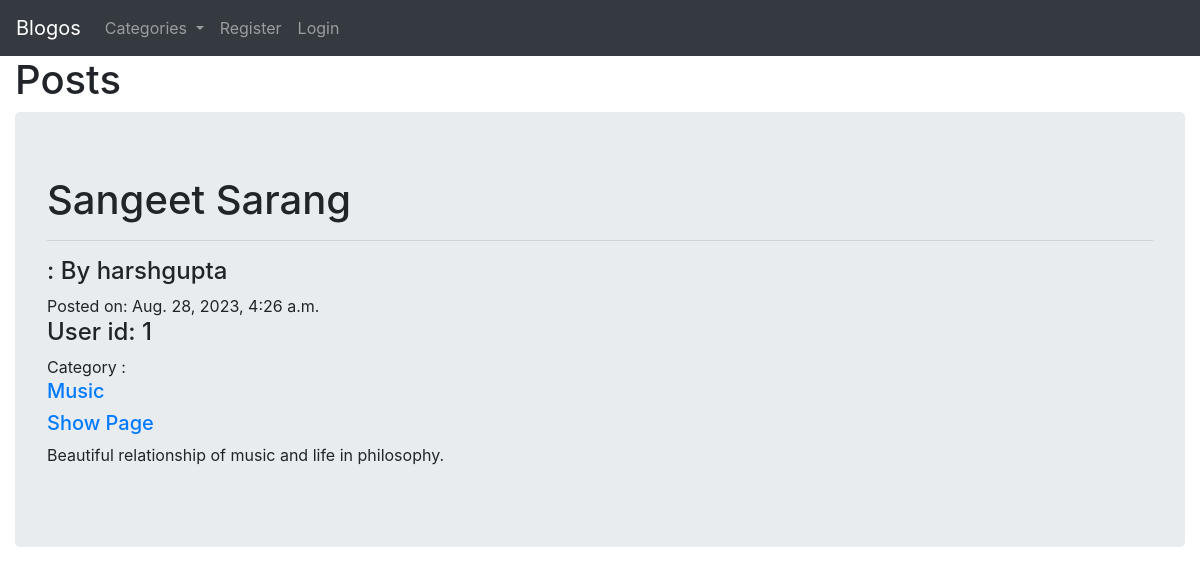
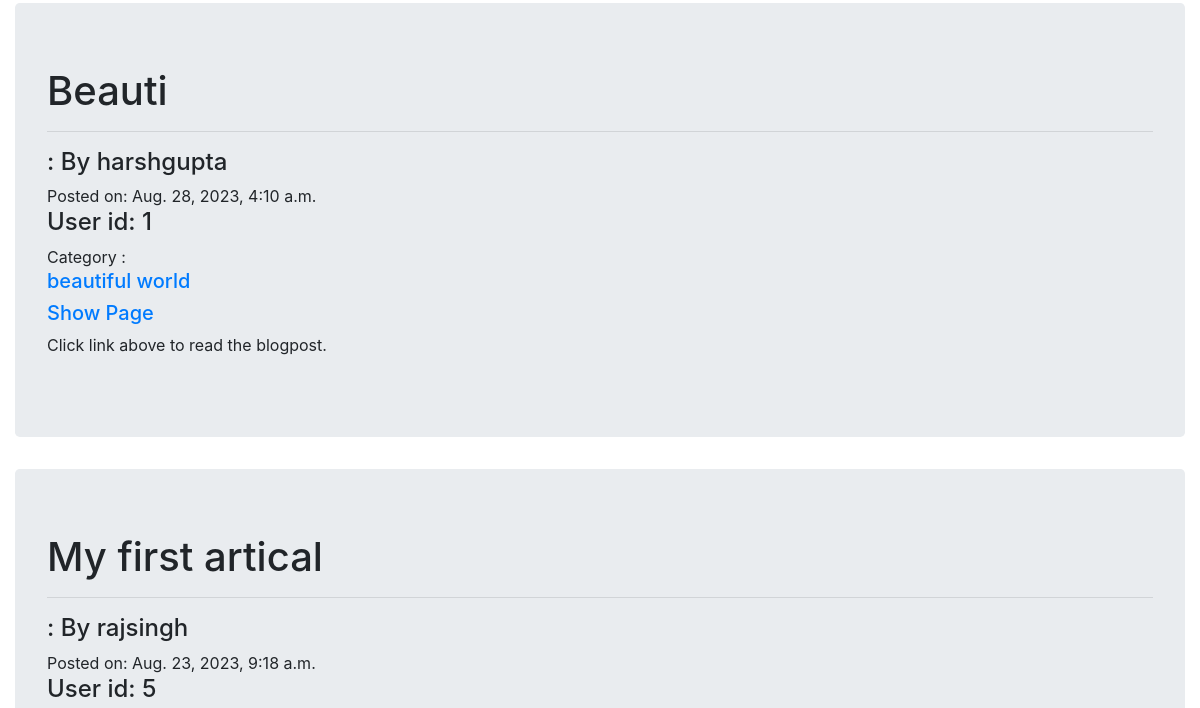
Before: / (upper part) with the older database file (2 pictures, top to bottom).
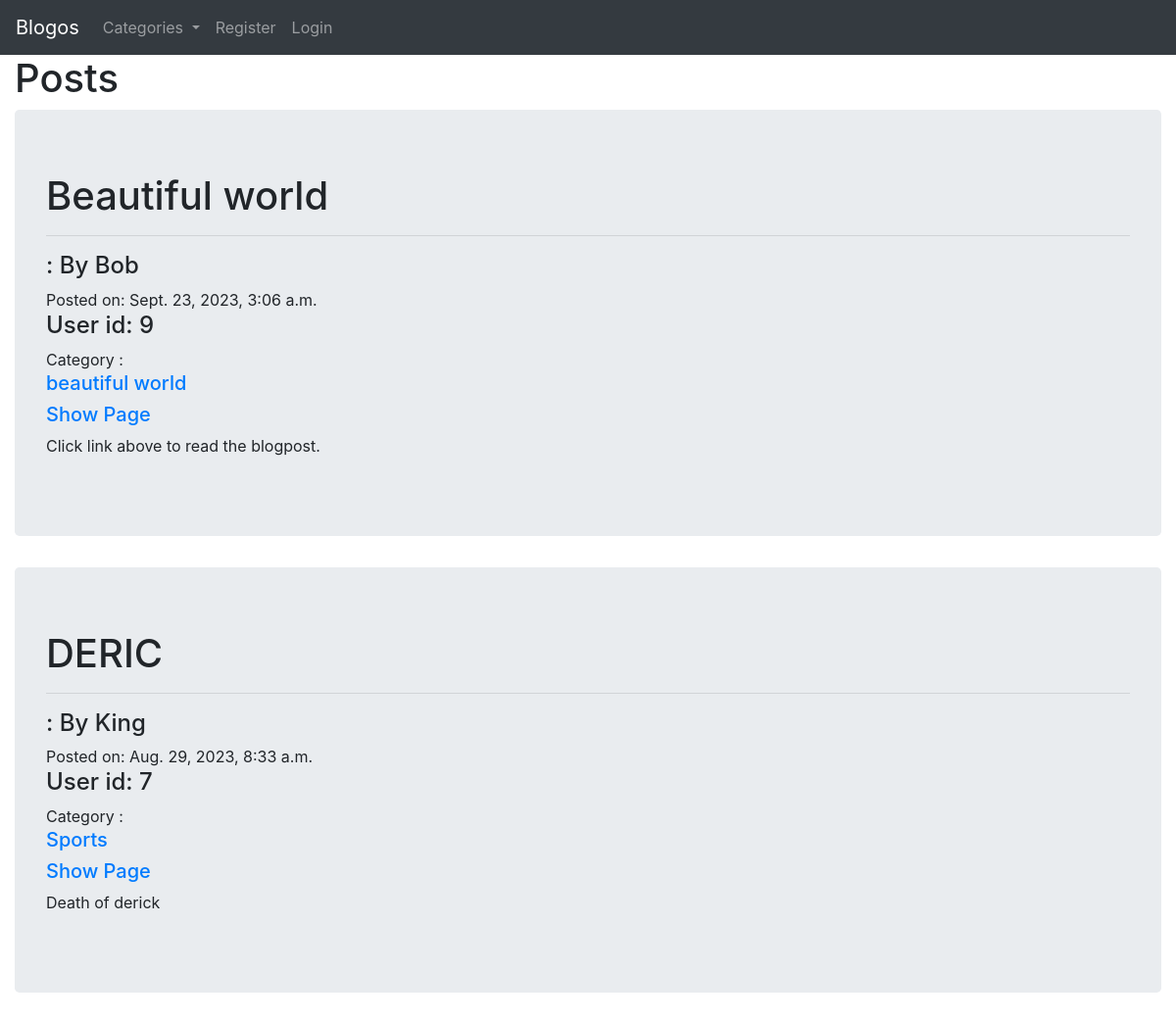
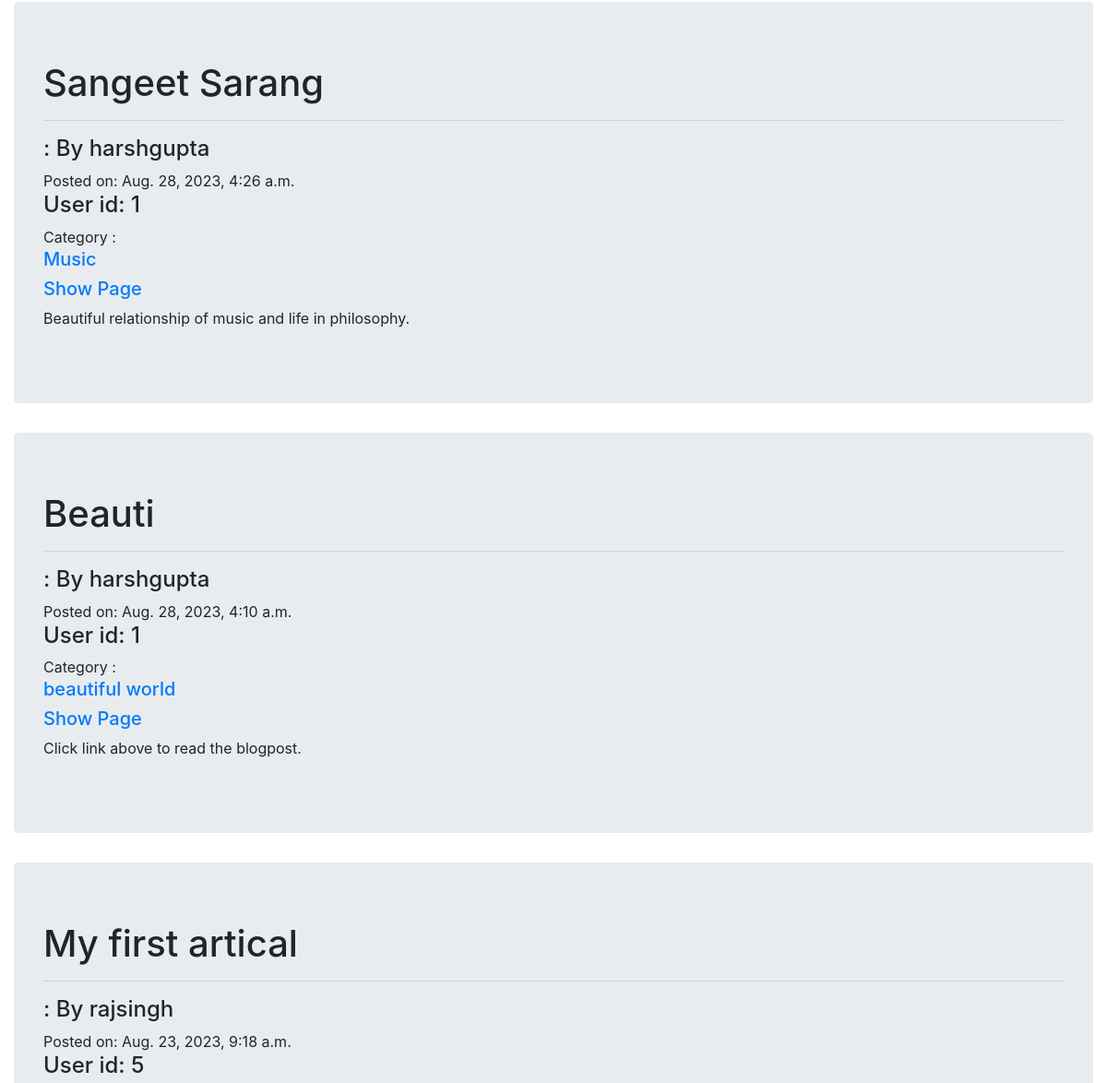
After: the same page with the newer database file (2 pictures, top to bottom).
### blog/models.py (models this page shows, shortened)
class Post(models.Model):
    title = models.CharField(max_length=255)
    title_tag = models.CharField(max_length=255)
    author = models.ForeignKey(User,on_delete=models.CASCADE)
    body = RichTextField(blank=True, null=True)
    post_date = models.DateTimeField(auto_now=True) ## Whenever we create new blogposts, automatically assign a date to it.
    category = models.CharField(max_length=255,default='uncategorised')
    snippet = models.CharField(max_length=255,default='Click link above to read the blogpost.')
    header_image = models.ImageField(null=True,blank=True,upload_to='images/')

### blog/views.py (the view)
# urls.py: path('',HomeView.as_view(),name = "home"),
class HomeView(ListView):
    model = Post
    template_name = 'home.html'
    ordering = ['-post_date'] ## post_date is the field in model.
    def get_context_data(self, *args, **kwargs):
        cat_menu = Category.objects.all()
        context = super(HomeView,self).get_context_data(*args,**kwargs)
        context["cat_menu"]=cat_menu
        return context

### blog/models.py (called while the page is built)
    def __str__(self):
        return self.name

### blog/templates/home.html (shortened to what this page needs)
<!DOCTYPE html>
<html lang="en">
<head>
    <link rel="stylesheet" href="https://cdn.jsdelivr.net/npm/bootstrap@4.6.2/dist/css/bootstrap.min.css">
</head>
<body>
    <nav class="navbar navbar-expand-sm bg-dark navbar-dark">
        <a class="navbar-brand" href="{% url 'home' %}">Blogos</a>
        <ul class="navbar-nav">
          {% if cat_menu %}
          <li class="nav-item dropdown">
            <a class="nav-link dropdown-toggle" href="#" id="navbardrop" data-toggle="dropdown">
              Categories
            </a>
          </li>
          {%else%}
          <li class="nav-item">
            <a class="nav-link" href="{% url 'categoryPage' %}">Categories</a>
          </li>
          {%endif%}
          {% if user.is_authenticated %}
          <li class="nav-item">
            <a class="nav-link" href="{% url 'logout' %}">Logout</a>
          </li>
          <li class="nav-item">
            <a class="nav-link" href="{% url 'CreatePosts' %}">Creat Posts</a>
          </li>
          <li class="nav-item">
            <a class="nav-link" href="{% url 'CreateCategory' %}">Creat Category</a>
          </li>
          <li class="nav-item">
            <a class="nav-link" href="{% url 'edit_profile' %}">Edit Settings</a>
          </li>
            {% if user.profile.id %}
              <li class="nav-item">
                <a class="nav-link" href="{% url 'profile' user.profile.id %}">Show Profile</a>
              </li>
              <li class="nav-item">
                <a class="nav-link" href="{% url 'edit_profile_page' user.profile.id %}">Edit Profile</a>
              </li>
            {% else %}
              <li class="nav-item">
                <a class="nav-link" href="{% url 'create_profile_page' %}">Create Profile Page</a>
              </li>
            {% endif %}
          {% else %}
          <li class="nav-item">
            <a class="nav-link" href="{% url 'register' %}">Register</a>
          </li>
          <li class="nav-item">
            <a class="nav-link" href="{% url 'login' %}">Login</a>
          </li>
          {% endif %}
        </ul>
      </nav>
    <div class="container-fluid">
        {% block content %}
            <h1>Posts</h1>
            {% for post in object_list %}
            <div class="jumbotron">
                <h1>{{post.title}} </h1>
                <hr><h4>: By {{post.author}}</h4><span>   Posted on: {{post.post_date}}</span><br>
                <h4>User id:  {{post.author.id}}</h4>
                Category : <a href="{% url 'categoryTwo' post.category %}"><h5>{{post.category}}</h5></a>
                <h5><a href="{% url 'articaldetails' post.pk %}">Show Page</a></h5>
                <p>{{post.snippet}}</p>
              </div>
            {% endfor %}
        {% endblock %}
    </div>
</body>
</html>

Changed rows visible on the page:
added Post: title "Beautiful world", author "Bob", post_date "Sept. 23, 2023, 3:06 a.m.", author.id "9", category "beautiful world", snippet "Click link above to read the blogpost."
added Post: title "DERIC", author "King", post_date "Aug. 29, 2023, 8:33 a.m.", author.id "7", category "Sports", snippet "Death of derick"
